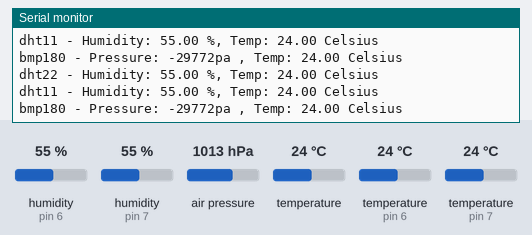
Recording of a sketch running on a simulated Arduino Uno, built with avr-gcc and run on an emulated ATmega328P. Parts: the last lines printed to the serial monitor. The inputs (shaded band) are chosen by the test bench; at power-on: humidity (sensors on pin 6, pin 7) 55 %, air pressure 1013 hPa, temperature 24 °C, temperature (sensors on pin 6, pin 7) 24 °C.

Above: at 6.8 s.
6.9 s: humidity (sensor on pin 6) set to 22 %
At 10.8 s:
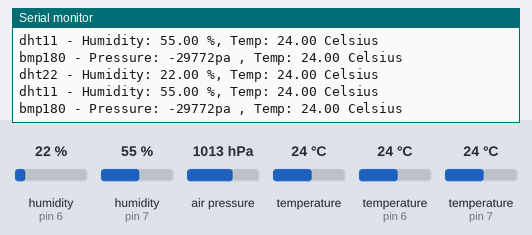
11.5 s: humidity (sensor on pin 7) set to 22 %
At 12.8 s:
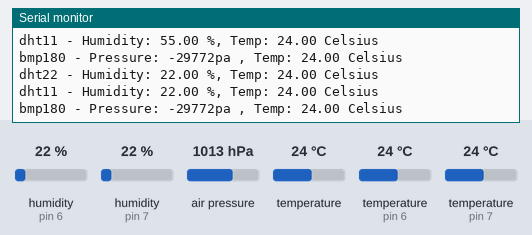
16.1 s: air pressure set to 952 hPa
At 19.2 s:
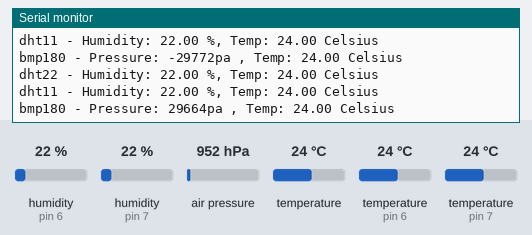
20.7 s: temperature (sensor 0) set to 12 °C
At 22.4 s:
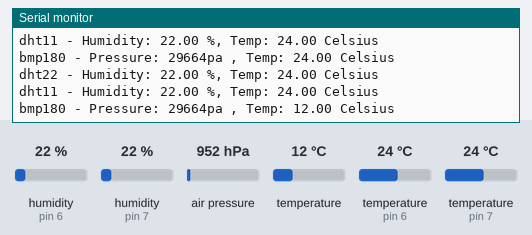
25.3 s: temperature (sensor on pin 6) set to 12 °C
At 28.7 s:
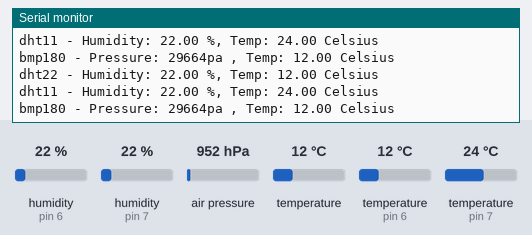
29.9 s: temperature (sensor on pin 7) set to 12 °C
At 31.9 s:
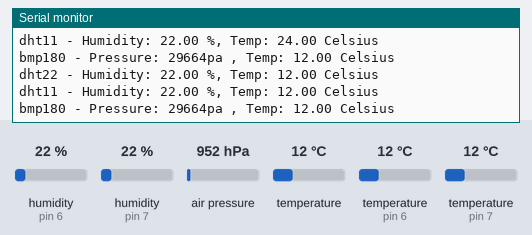

Measured:
- after the input at 6.9 s, the serial monitor: prints a new line after 2.3 s (image 1)
- after the input at 11.5 s, the serial monitor: prints a new line after 0.83 s (image 2)
- after the input at 16.1 s, the serial monitor: prints a new line after 2.5 s (image 3)
- after the input at 20.7 s, the serial monitor: prints a new line after 0.95 s (image 4)
- after the input at 25.3 s, the serial monitor: prints a new line after 2.4 s (image 5)
- after the input at 29.9 s, the serial monitor: prints a new line after 0.97 s (image 6)

The sketch:

dht11_dht22_bmp180.ino
```cpp
/* How to use the DHT-22 sensor with Arduino uno
   Temperature and humidity sensor
   More info: http://www.ardumotive.com/how-to-use-dht-22-sensor-en.html
   Dev: Michalis Vasilakis // Date: 1/7/2015 // www.ardumotive.com */

//Libraries
#include <DHT.h>;
#include <Adafruit_BMP085.h>
#include <Wire.h>

//Constants
#define DHT22PIN 6     // what pin we're connected to
#define DHT_1_TYPE DHT22   // DHT 22  (AM2302)
DHT dht22(DHT22PIN, DHT_1_TYPE); //// Initialize DHT sensor for normal 16mhz Arduino

#define DHT11PIN 7     // what pin we're connected to
#define DHT_2_TYPE DHT11   // DHT 22  (AM2302)
DHT dht11(DHT11PIN, DHT_2_TYPE); //// Initialize DHT sensor for normal 16mhz Arduino
Adafruit_BMP085 bmp;

//Variables
int chk;
float hum;  //Stores humidity value
float temp; //Stores temperature value
int pres; //Stores pressure value

void setup()
{
  Serial.begin(9600);
  dht22.begin();
  dht11.begin();
  if (!bmp.begin()) {
  Serial.println("Could not find a valid BMP085 sensor, check wiring!");
  while (1) {}
  }
}

void loop()
{
    delay(3000);
    //Read data and store it to variables hum and temp

    //DHT22 - Print temp and humidity values to serial monitor
    hum = dht22.readHumidity();
    temp= dht22.readTemperature();
    Serial.print("dht22 - Humidity: ");
    Serial.print(hum);
    Serial.print(" %, Temp: ");
    Serial.print(temp);
    Serial.println(" Celsius");

    //DHT11 Print temp and humidity values to serial monitor
    hum = dht11.readHumidity();
    temp= dht11.readTemperature();
    Serial.print("dht11 - Humidity: ");
    Serial.print(hum);
    Serial.print(" %, Temp: ");
    Serial.print(temp);
    Serial.println(" Celsius");

    //BMP180 - Print temp and humidity values to serial monitor
    pres = bmp.readPressure();
    temp= bmp.readTemperature();
    Serial.print("bmp180 - Pressure: ");
    Serial.print(pres);
    Serial.print("pa , Temp: ");
    Serial.print(temp);
    Serial.println(" Celsius");
}
```
